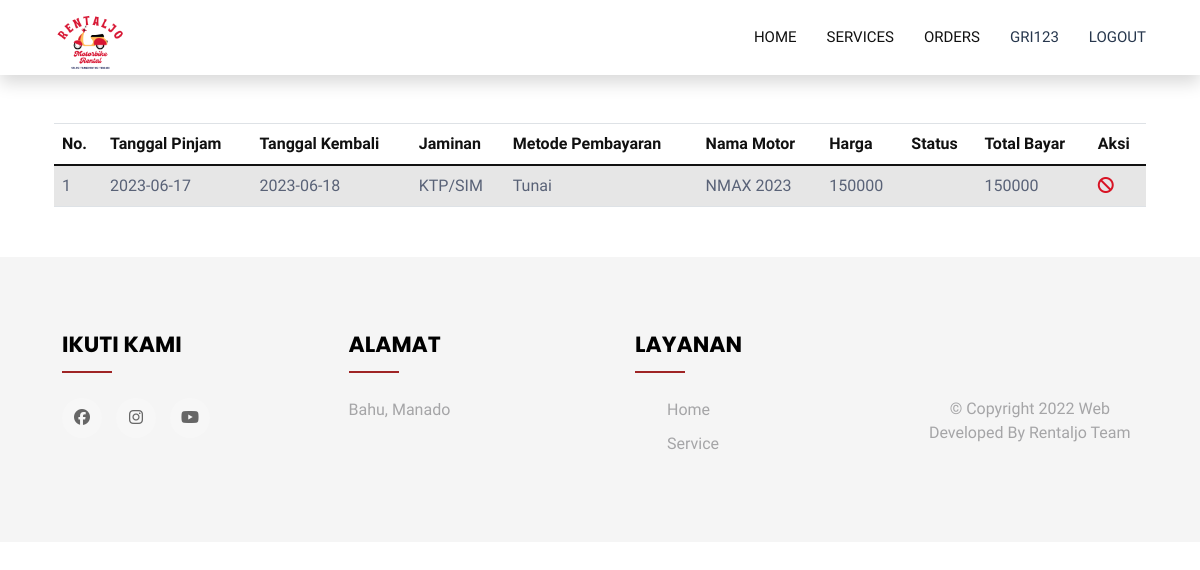
Page /index.php?p=orders (signed in) on the earlier database version.
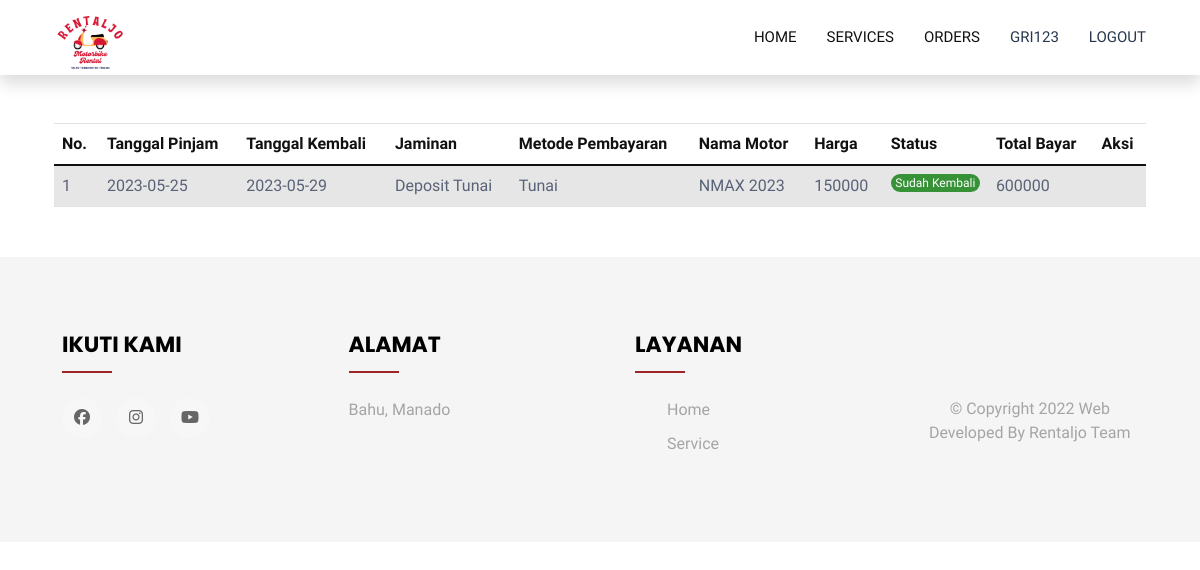
Same page on the later database version.
### tables this page shows
CREATE TABLE `tb_sewa` (
  `id_sewa` int(10) NOT NULL,
  `id_customer` int(10) NOT NULL,
  `id_motor` int(10) NOT NULL,
  `tgl_pinjam` date NOT NULL,
  `tgl_kembali` date NOT NULL,
  `jaminan` varchar(30) NOT NULL,
  `metode_pembayaran` varchar(30) NOT NULL,
  `total_bayar` varchar(30) NOT NULL,
  `status` varchar(30) NOT NULL
);

CREATE TABLE `tb_motor` (
  `id_motor` int(10) NOT NULL,
  `no_plat` varchar(15) NOT NULL,
  `jenis_motor` varchar(20) NOT NULL,
  `merk` varchar(20) NOT NULL,
  `gambar` text NOT NULL,
  `harga` varchar(25) NOT NULL,
  `status` enum('0','1') NOT NULL
);

### orders.php (the view, shortened to what this page needs)
<?php
require_once "connections/config.php";
$id = $_SESSION["session_username"];
$query = "SELECT id_customer FROM tb_customer WHERE username = ?";
$stmt = $conn->prepare($query);
$stmt->bind_param("s", $id);
$stmt->execute();
$result = $stmt->get_result();
if ($result->num_rows > 0) {
    $row = $result->fetch_assoc();
    $id_customer = $row["id_customer"];
    $query_orderan = "SELECT tb_sewa.*, tb_motor.merk, tb_motor.harga
                      FROM tb_sewa
                      INNER JOIN tb_motor ON tb_sewa.id_motor = tb_motor.id_motor
                      WHERE tb_sewa.id_customer = ?";
    $stmt_orderan = $conn->prepare($query_orderan);
    $stmt_orderan->bind_param("s", $id_customer);
    $stmt_orderan->execute();
    $result_orderan = $stmt_orderan->get_result();
}
?>
<!DOCTYPE html>
<html lang="en">
<head>
    <link rel="stylesheet" href="https://stackpath.bootstrapcdn.com/bootstrap/4.5.0/css/bootstrap.min.css">
    <link rel="stylesheet" href="https://maxcdn.bootstrapcdn.com/font-awesome/4.7.0/css/font-awesome.min.css">
    <link href="css/bootstrap.min.css" rel="stylesheet">
    <link href="css/style.css?v=2" rel="stylesheet">
</head>
<body>
    <div class="container mt-5">
        <table class="table table-striped mt-3">
            <thead>
                <tr>
                    <th class="text-dark">No.</th>
                    <th class="text-dark">Tanggal Pinjam</th>
                    <th class="text-dark">Tanggal Kembali</th>
                    <th class="text-dark">Jaminan</th>
                    <th class="text-dark">Metode Pembayaran</th>
                    <th class="text-dark">Nama Motor</th>
                    <th class="text-dark">Harga</th>
                    <th class="text-dark">Status</th>
                    <th class="text-dark">Total Bayar</th>
                    <th class="text-dark">Aksi</th>
                </tr>
            </thead>
            <tbody>
                <?php
                if ($result_orderan->num_rows > 0) {
                    $no = 1;
                    while ($row_orderan = $result_orderan->fetch_assoc()) {
                        echo "<tr>";
                        echo "<td>" . $no . "</td>";
                        echo "<td>" . $row_orderan['tgl_pinjam'] . "</td>";
                        echo "<td>" . $row_orderan['tgl_kembali'] . "</td>";
                        echo "<td>" . $row_orderan['jaminan'] . "</td>";
                        echo "<td>" . $row_orderan['metode_pembayaran'] . "</td>";
                        echo "<td>" . $row_orderan['merk'] . "</td>";
                        echo "<td>" . $row_orderan['harga'] . "</td>";
                        echo "<td class='text-center'><div style='background-color: #379237; color: #fff; border-radius: 10px; font-size: 12px;'>" . $row_orderan['status'] . "</div></td>";
                        echo "<td>" . $row_orderan['total_bayar'] . "</td>";
                        if ($row_orderan['status'] != "Belum Kembali" && $row_orderan['status'] != "Sudah Kembali") {
                            echo '<td><a href="cancelSewa.php?menu_del=' . $row_orderan['id_sewa'] . '" class="delete" title="Cancel"><i class="fa-solid fa-ban"></i></a></td>';
                        } else {
                            echo '<td></td>';
                        }
                        echo "</tr>";
                        $no++;
                    }
                } else {
                    echo "<tr><td colspan='8'>Tidak ada orderan sewa motor.</td></tr>";
                }
                ?>
            </tbody>
        </table>
    </div>
</body>
</html>

Differences in the rows shown:
removed tb_sewa: tgl_pinjam "2023-06-17", tgl_kembali "2023-06-18", jaminan "KTP/SIM", metode_pembayaran "Tunai", id_motor.merk "NMAX 2023", id_motor.harga "150000", total_bayar "150000"
added tb_sewa: tgl_pinjam "2023-05-25", tgl_kembali "2023-05-29", jaminan "Deposit Tunai", metode_pembayaran "Tunai", id_motor.merk "NMAX 2023", id_motor.harga "150000", status "Sudah Kembali", total_bayar "600000"
